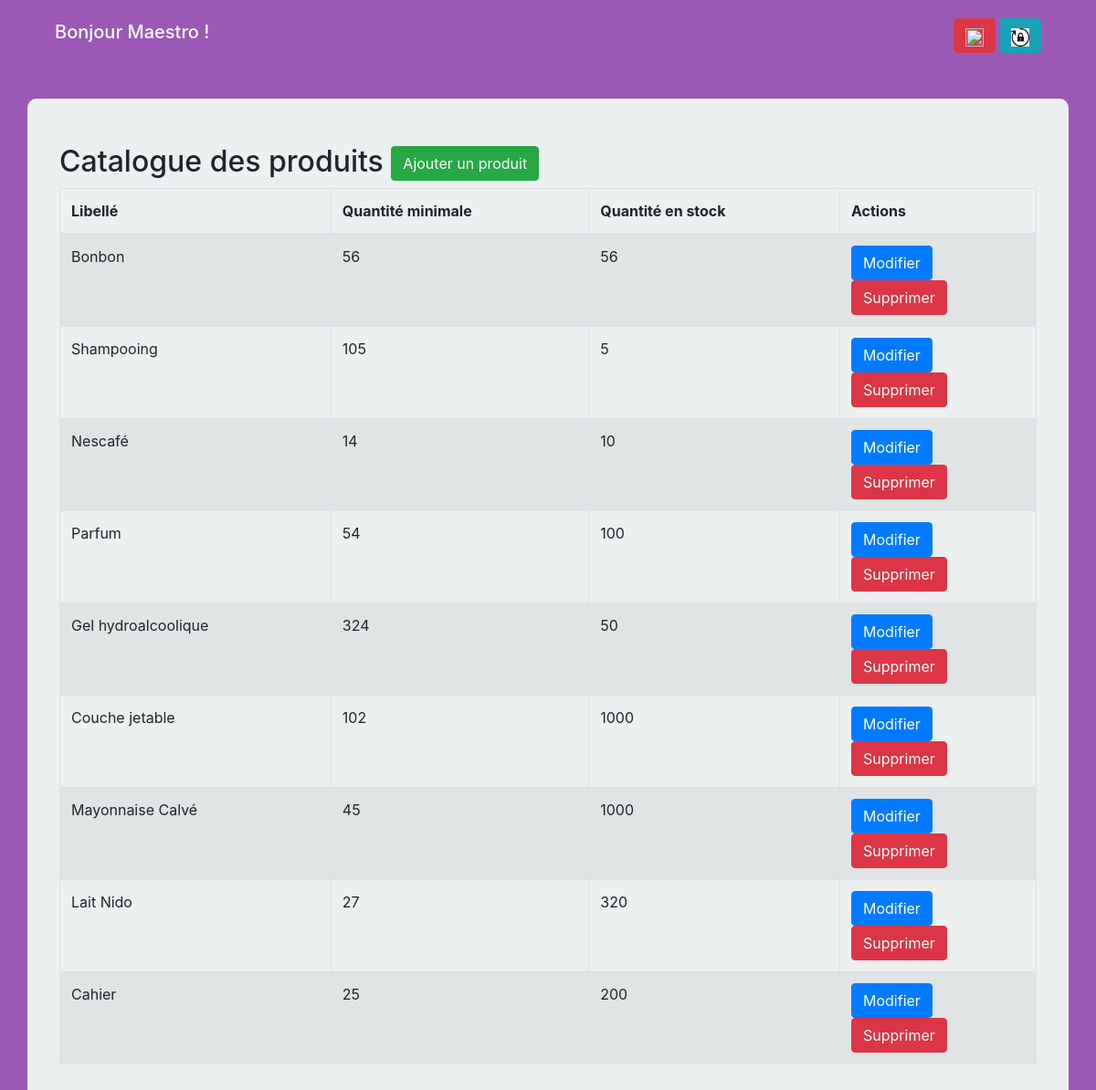
/index1.php (signed in), run on the app's committed database.
### tables this page shows
CREATE TABLE `utilisateurs` (
  `id` int(11) NOT NULL,
  `pseudo` varchar(100) NOT NULL,
  `email` varchar(100) NOT NULL,
  `password` text NOT NULL,
  `ip` varchar(20) NOT NULL,
  `token` text NOT NULL,
  `date_inscription` datetime NOT NULL
);

CREATE TABLE `produit` (
  `reference` int(4) NOT NULL,
  `libelle` varchar(255) NOT NULL,
  `quantite_minimale` int(11) NOT NULL,
  `quantite_en_stock` int(11) NOT NULL
);

### index1.php (the view, shortened to what this page needs)
<?php
    require 'landing.php';
?>
<!Doctype html>
<html lang="en">
    <head>
        <link rel="stylesheet" href="https://stackpath.bootstrapcdn.com/bootstrap/4.3.1/css/bootstrap.min.css">
        <link rel="stylesheet" href="design.css">
    </head>
    <body>
        <div class="container admin">
            <div class="row">
                <h2>Catalogue des produits <a href="ajouter.php" class="btn btn-success">Ajouter un produit</a></h1>
                <table class="table table-striped table-bordered">
                    <thead>
                        <tr>
                            <th>Libellé</th>
                            <th>Quantité minimale</th>
                            <th>Quantité en stock</th>
                            <th>Actions</th>
                        </tr>
                    </thead>
                    <tbody>
                        <?php
                            try{
                            $bdd = new PDO('mysql:host=localhost; dbname=geekshop; charset=utf8', 'root', '');
                            }
                            catch(Exception $e){
                                die('Erreur :'.$e->getMessage());
                            }
                            $req = $bdd->query('SELECT * FROM produit ORDER BY reference DESC');
                                while($data = $req->fetch())
                                    {
                                        echo '<tr>';
                                            echo '<td>'.$data['libelle'].'</td>';
                                            echo '<td>'.$data['quantite_minimale'].'</td>';
                                            if($data['quantite_en_stock'] == 0){
                                                echo '<td class="alert alert-danger st" role ="alert" id="clignotte" style="visibility:visible;">Rupture de stock</td>';
                                            }
                                            else{
                                                echo '<td>'.$data['quantite_en_stock'].'</td>';
                                            }
                                            echo '<td width=215>';
                                            echo '<a class="btn btn-primary" href="modifier.php?reference='. $data['reference'] .'"><span class="glyphicon glyphicon-pencil"></span>Modifier</a>';
                                            echo '<a class="btn btn-danger" href="supprimer.php?reference='. $data['reference'] .'"><span class="glyphicon glyphicon-remove"></span>Supprimer</a>';
                                            echo '</td>';
                                        echo '</tr>';
                                    }
                        ?>
                    </tbody>
                </table>
            </div>
        </div>
  </body>
</html>

### landing.php (shortened to what this page needs)
<?php
    require_once 'config.php';
    $req = $bdd->prepare('SELECT * FROM utilisateurs WHERE token = ?');
    $req->execute(array($_SESSION['user']));
    $data = $req->fetch();
?>
<!doctype html>
<html lang="en">
  <head>
    <link rel="stylesheet" href="https://stackpath.bootstrapcdn.com/bootstrap/4.3.1/css/bootstrap.min.css">
  </head>
  <body>
        <div class="container">
            <div class="col-md-12">
                <div id="align-f">
                        <h5>Bonjour <?php echo $data['pseudo']; ?> !</h5>
                    <div class="text-btn">
                        <a href="deconnexion.php" class="btn btn-danger"><img src="image/dec.jpg" alt=""></a>
                        <button type="button" class="btn btn-info" data-toggle="modal" data-target="#change_password"><img src="image/dec3.png" alt=""></button>
                    </div>
                </div>
            </div>
        </div>
  </body>
</html>

### design.css (style rules this page uses)
body { background-color: #9b59b6; }
.admin { background-color: #ecf0f1; padding: 50px; border-radius: 10px; margin-top: 50px; }

### landing.php (style rules this page uses)
#align-f { display:flex; justify-content:space-between; align-items:center; margin-top:20px; }
img { width:20px; height:20px; }
h5 { color: white; }

### data on the page
utilisateurs: pseudo "Maestro"
produit: libelle "Bonbon", quantite_minimale "56", quantite_en_stock "56"
produit: libelle "Shampooing", quantite_minimale "105", quantite_en_stock "5"
produit: libelle "Nescafé", quantite_minimale "14", quantite_en_stock "10"
produit: libelle "Parfum", quantite_minimale "54", quantite_en_stock "100"
produit: libelle "Gel hydroalcoolique", quantite_minimale "324", quantite_en_stock "50"
produit: libelle "Couche jetable", quantite_minimale "102", quantite_en_stock "1000"
produit: libelle "Mayonnaise Calvé", quantite_minimale "45", quantite_en_stock "1000"
produit: libelle "Lait Nido", quantite_minimale "27", quantite_en_stock "320"
produit: libelle "Cahier", quantite_minimale "25", quantite_en_stock "200"
